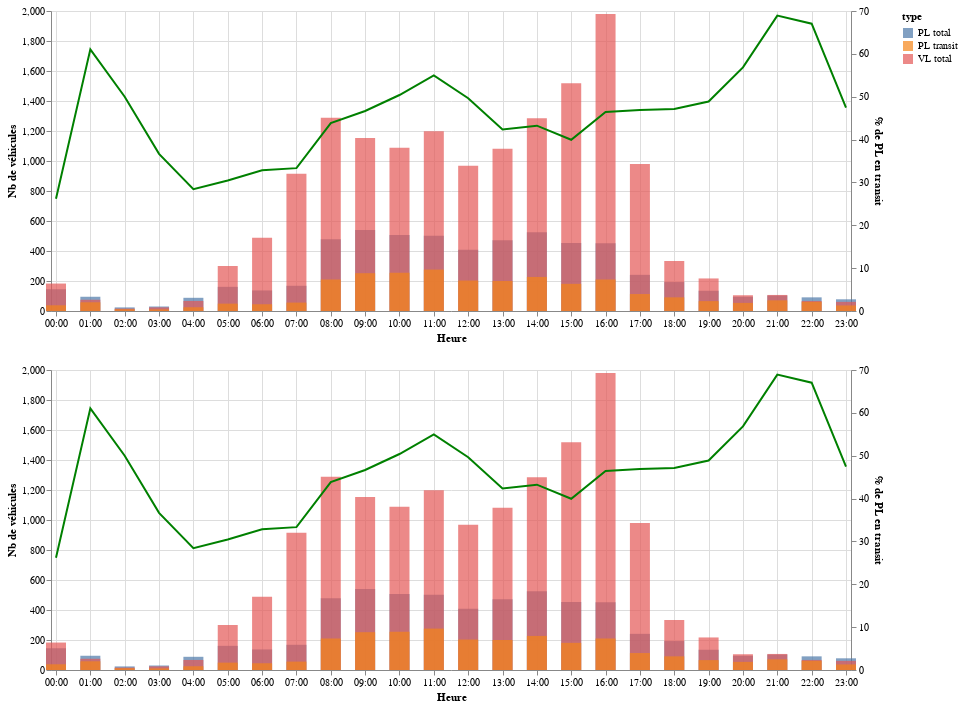

The code cell stored with this chart in its notebook:
### Code cell
alt.vconcat(g.graph_VL_PL_transit_j_cam(synt_nb_veh_cam, '2019-01-28', 5),g.graph_VL_PL_transit_j_cam(synt_nb_veh_cam_redresse, '2019-01-28', 5))

### Figure 1 — Vega-Lite specification as saved in the notebook (floating-point values rounded to 4 significant figures)
{"$schema": "https://vega.github.io/schema/vega-lite/v2.6.0.json", "config": {"view": {"height": 300, "width": 400}}, "datasets": {"data-3bd7e66a618443af7dace92923e6d7bc": [{"camera_id": 5, "created": "2019-01-28T00:00:00", "nb_pl_tot": 145, "nb_pl_transit": 38, "nb_veh": 145, "pct_pl_transit": 26.21, "type": "PL total", "type_x": "PL total", "type_y": "PL transit"}, {"camera_id": 5, "created": "2019-01-28T01:00:00", "nb_pl_tot": 95, "nb_pl_transit": 58, "nb_veh": 95, "pct_pl_transit": 61.05, "type": "PL total", "type_x": "PL total", "type_y": "PL transit"}, {"camera_id": 5, "created": "2019-01-28T02:00:00", "nb_pl_tot": 24, "nb_pl_transit": 12, "nb_veh": 24, "pct_pl_transit": 50, "type": "PL total", "type_x": "PL total", "type_y": "PL transit"}, {"camera_id": 5, "created": "2019-01-28T03:00:00", "nb_pl_tot": 30, "nb_pl_transit": 11, "nb_veh": 30, "pct_pl_transit": 36.67, "type": "PL total", "type_x": "PL total", "type_y": "PL transit"}, {"camera_id": 5, "created": "2019-01-28T04:00:00", "nb_pl_tot": 88, "nb_pl_transit": 25, "nb_veh": 88, "pct_pl_transit": 28.41, "type": "PL total", "type_x": "PL total", "type_y": "PL transit"}, {"camera_id": 5, "created": "2019-01-28T05:00:00", "nb_pl_tot": 161, "nb_pl_transit": 49, "nb_veh": 161, "pct_pl_transit": 30.43, "type": "PL total", "type_x": "PL total", "type_y": "PL transit"}, {"camera_id": 5, "created": "2019-01-28T06:00:00", "nb_pl_tot": 137, "nb_pl_transit": 45, "nb_veh": 137, "pct_pl_transit": 32.85, "type": "PL total", "type_x": "PL total", "type_y": "PL transit"}, {"camera_id": 5, "created": "2019-01-28T07:00:00", "nb_pl_tot": 168, "nb_pl_transit": 56, "nb_veh": 168, "pct_pl_transit": 33.33, "type": "PL total", "type_x": "PL total", "type_y": "PL transit"}, {"camera_id": 5, "created": "2019-01-28T08:00:00", "nb_pl_tot": 479, "nb_pl_transit": 210, "nb_veh": 479, "pct_pl_transit": 43.84, "type": "PL total", "type_x": "PL total", "type_y": "PL transit"}, {"camera_id": 5, "created": "2019-01-28T09:00:00", "nb_pl_tot": 540, "nb_pl_transit": 252, "nb_veh": 540, "pct_pl_transit": 46.67, "type": "PL total", "type_x": "PL total", "type_y": "PL transit"}, {"camera_id": 5, "created": "2019-01-28T10:00:00", "nb_pl_tot": 506, "nb_pl_transit": 255, "nb_veh": 506, "pct_pl_transit": 50.4, "type": "PL total", "type_x": "PL total", "type_y": "PL transit"}, {"camera_id": 5, "created": "2019-01-28T11:00:00", "nb_pl_tot": 502, "nb_pl_transit": 276, "nb_veh": 502, "pct_pl_transit": 54.98, "type": "PL total", "type_x": "PL total", "type_y": "PL transit"}, {"camera_id": 5, "created": "2019-01-28T12:00:00", "nb_pl_tot": 409, "nb_pl_transit": 203, "nb_veh": 409, "pct_pl_transit": 49.63, "type": "PL total", "type_x": "PL total", "type_y": "PL transit"}, {"camera_id": 5, "created": "2019-01-28T13:00:00", "nb_pl_tot": 472, "nb_pl_transit": 200, "nb_veh": 472, "pct_pl_transit": 42.37, "type": "PL total", "type_x": "PL total", "type_y": "PL transit"}, {"camera_id": 5, "created": "2019-01-28T14:00:00", "nb_pl_tot": 525, "nb_pl_transit": 227, "nb_veh": 525, "pct_pl_transit": 43.24, "type": "PL total", "type_x": "PL total", "type_y": "PL transit"}, {"camera_id": 5, "created": "2019-01-28T15:00:00", "nb_pl_tot": 453, "nb_pl_transit": 181, "nb_veh": 453, "pct_pl_transit": 39.96, "type": "PL total", "type_x": "PL total", "type_y": "PL transit"}, {"camera_id": 5, "created": "2019-01-28T16:00:00", "nb_pl_tot": 452, "nb_pl_transit": 210, "nb_veh": 452, "pct_pl_transit": 46.46, "type": "PL total", "type_x": "PL total", "type_y": "PL transit"}, {"camera_id": 5, "created": "2019-01-28T17:00:00", "nb_pl_tot": 241, "nb_pl_transit": 113, "nb_veh": 241, "pct_pl_transit": 46.89, "type": "PL total", "type_x": "PL total", "type_y": "PL transit"}, {"camera_id": 5, "created": "2019-01-28T18:00:00", "nb_pl_tot": 193, "nb_pl_transit": 91, "nb_veh": 193, "pct_pl_transit": 47.15, "type": "PL total", "type_x": "PL total", "type_y": "PL transit"}, {"camera_id": 5, "created": "2019-01-28T19:00:00", "nb_pl_tot": 135, "nb_pl_transit": 66, "nb_veh": 135, "pct_pl_transit": 48.89, "type": "PL total", "type_x": "PL total", "type_y": "PL transit"}, {"camera_id": 5, "created": "2019-01-28T20:00:00", "nb_pl_tot": 95, "nb_pl_transit": 54, "nb_veh": 95, "pct_pl_transit": 56.84, "type": "PL total", "type_x": "PL total", "type_y": "PL transit"}, {"camera_id": 5, "created": "2019-01-28T21:00:00", "nb_pl_tot": 103, "nb_pl_transit": 71, "nb_veh": 103, "pct_pl_transit": 68.93, "type": "PL total", "type_x": "PL total", "type_y": "PL transit"}, {"camera_id": 5, "created": "2019-01-28T22:00:00", "nb_pl_tot": 91, "nb_pl_transit": 61, "nb_veh": 91, "pct_pl_transit": 67.03, "type": "PL total", "type_x": "PL total", "type_y": "PL transit"}, {"camera_id": 5, "created": "2019-01-28T23:00:00", "nb_pl_tot": 78, "nb_pl_transit": 37, "nb_veh": 78, "pct_pl_transit": 47.44, "type": "PL total", "type_x": "PL total", "type_y": "PL transit"}, {"camera_id": 5, "created": "2019-01-28T00:00:00", "nb_pl_tot": 145, "nb_pl_transit": 38, "nb_veh": 183, "pct_pl_transit": 26.21, "type": "VL total", "type_x": "PL total", "type_y": "PL transit"}, {"camera_id": 5, "created": "2019-01-28T01:00:00", "nb_pl_tot": 95, "nb_pl_transit": 58, "nb_veh": 75, "pct_pl_transit": 61.05, "type": "VL total", "type_x": "PL total", "type_y": "PL transit"}, {"camera_id": 5, "created": "2019-01-28T02:00:00", "nb_pl_tot": 24, "nb_pl_transit": 12, "nb_veh": 16, "pct_pl_transit": 50, "type": "VL total", "type_x": "PL total", "type_y": "PL transit"}, {"camera_id": 5, "created": "2019-01-28T03:00:00", "nb_pl_tot": 30, "nb_pl_transit": 11, "nb_veh": 24, "pct_pl_transit": 36.67, "type": "VL total", "type_x": "PL total", "type_y": "PL transit"}, {"camera_id": 5, "created": "2019-01-28T04:00:00", "nb_pl_tot": 88, "nb_pl_transit": 25, "nb_veh": 67, "pct_pl_transit": 28.41, "type": "VL total", "type_x": "PL total", "type_y": "PL transit"}, {"camera_id": 5, "created": "2019-01-28T05:00:00", "nb_pl_tot": 161, "nb_pl_transit": 49, "nb_veh": 300, "pct_pl_transit": 30.43, "type": "VL total", "type_x": "PL total", "type_y": "PL transit"}, {"camera_id": 5, "created": "2019-01-28T06:00:00", "nb_pl_tot": 137, "nb_pl_transit": 45, "nb_veh": 489, "pct_pl_transit": 32.85, "type": "VL total", "type_x": "PL total", "type_y": "PL transit"}, {"camera_id": 5, "created": "2019-01-28T07:00:00", "nb_pl_tot": 168, "nb_pl_transit": 56, "nb_veh": 915, "pct_pl_transit": 33.33, "type": "VL total", "type_x": "PL total", "type_y": "PL transit"}, {"camera_id": 5, "created": "2019-01-28T08:00:00", "nb_pl_tot": 479, "nb_pl_transit": 210, "nb_veh": 1288, "pct_pl_transit": 43.84, "type": "VL total", "type_x": "PL total", "type_y": "PL transit"}, {"camera_id": 5, "created": "2019-01-28T09:00:00", "nb_pl_tot": 540, "nb_pl_transit": 252, "nb_veh": 1153, "pct_pl_transit": 46.67, "type": "VL total", "type_x": "PL total", "type_y": "PL transit"}, {"camera_id": 5, "created": "2019-01-28T10:00:00", "nb_pl_tot": 506, "nb_pl_transit": 255, "nb_veh": 1088, "pct_pl_transit": 50.4, "type": "VL total", "type_x": "PL total", "type_y": "PL transit"}, {"camera_id": 5, "created": "2019-01-28T11:00:00", "nb_pl_tot": 502, "nb_pl_transit": 276, "nb_veh": 1198, "pct_pl_transit": 54.98, "type": "VL total", "type_x": "PL total", "type_y": "PL transit"}, {"camera_id": 5, "created": "2019-01-28T12:00:00", "nb_pl_tot": 409, "nb_pl_transit": 203, "nb_veh": 968, "pct_pl_transit": 49.63, "type": "VL total", "type_x": "PL total", "type_y": "PL transit"}, {"camera_id": 5, "created": "2019-01-28T13:00:00", "nb_pl_tot": 472, "nb_pl_transit": 200, "nb_veh": 1081, "pct_pl_transit": 42.37, "type": "VL total", "type_x": "PL total", "type_y": "PL transit"}, {"camera_id": 5, "created": "2019-01-28T14:00:00", "nb_pl_tot": 525, "nb_pl_transit": 227, "nb_veh": 1285, "pct_pl_transit": 43.24, "type": "VL total", "type_x": "PL total", "type_y": "PL transit"}, {"camera_id": 5, "created": "2019-01-28T15:00:00", "nb_pl_tot": 453, "nb_pl_transit": 181, "nb_veh": 1518, "pct_pl_transit": 39.96, "type": "VL total", "type_x": "PL total", "type_y": "PL transit"}, {"camera_id": 5, "created": "2019-01-28T16:00:00", "nb_pl_tot": 452, "nb_pl_transit": 210, "nb_veh": 1980, "pct_pl_transit": 46.46, "type": "VL total", "type_x": "PL total", "type_y": "PL transit"}, {"camera_id": 5, "created": "2019-01-28T17:00:00", "nb_pl_tot": 241, "nb_pl_transit": 113, "nb_veh": 980, "pct_pl_transit": 46.89, "type": "VL total", "type_x": "PL total", "type_y": "PL transit"}, {"camera_id": 5, "created": "2019-01-28T18:00:00", "nb_pl_tot": 193, "nb_pl_transit": 91, "nb_veh": 333, "pct_pl_transit": 47.15, "type": "VL total", "type_x": "PL total", "type_y": "PL transit"}, {"camera_id": 5, "created": "2019-01-28T19:00:00", "nb_pl_tot": 135, "nb_pl_transit": 66, "nb_veh": 217, "pct_pl_transit": 48.89, "type": "VL total", "type_x": "PL total", "type_y": "PL transit"}, {"camera_id": 5, "created": "2019-01-28T20:00:00", "nb_pl_tot": 95, "nb_pl_transit": 54, "nb_veh": 105, "pct_pl_transit": 56.84, "type": "VL total", "type_x": "PL total", "type_y": "PL transit"}, {"camera_id": 5, "created": "2019-01-28T21:00:00", "nb_pl_tot": 103, "nb_pl_transit": 71, "nb_veh": 107, "pct_pl_transit": 68.93, "type": "VL total", "type_x": "PL total", "type_y": "PL transit"}, {"camera_id": 5, "created": "2019-01-28T22:00:00", "nb_pl_tot": 91, "nb_pl_transit": 61, "nb_veh": 67, "pct_pl_transit": 67.03, "type": "VL total", "type_x": "PL total", "type_y": "PL transit"}, {"camera_id": 5, "created": "2019-01-28T23:00:00", "nb_pl_tot": 78, "nb_pl_transit": 37, "nb_veh": 61, "pct_pl_transit": 47.44, "type": "VL total", "type_x": "PL total", "type_y": "PL transit"}, {"camera_id": 5, "created": "2019-01-28T00:00:00", "nb_pl_tot": 145, "nb_pl_transit": 38, "nb_veh": 38, "pct_pl_transit": 26.21, "type": "PL transit", "type_x": "PL total", "type_y": "PL transit"}, {"camera_id": 5, "created": "2019-01-28T01:00:00", "nb_pl_tot": 95, "nb_pl_transit": 58, "nb_veh": 58, "pct_pl_transit": 61.05, "type": "PL transit", "type_x": "PL total", "type_y": "PL transit"}, {"camera_id": 5, "created": "2019-01-28T02:00:00", "nb_pl_tot": 24, "nb_pl_transit": 12, "nb_veh": 12, "pct_pl_transit": 50, "type": "PL transit", "type_x": "PL total", "type_y": "PL transit"}, {"camera_id": 5, "created": "2019-01-28T03:00:00", "nb_pl_tot": 30, "nb_pl_transit": 11, "nb_veh": 11, "pct_pl_transit": 36.67, "type": "PL transit", "type_x": "PL total", "type_y": "PL transit"}, {"camera_id": 5, "created": "2019-01-28T04:00:00", "nb_pl_tot": 88, "nb_pl_transit": 25, "nb_veh": 25, "pct_pl_transit": 28.41, "type": "PL transit", "type_x": "PL total", "type_y": "PL transit"}, {"camera_id": 5, "created": "2019-01-28T05:00:00", "nb_pl_tot": 161, "nb_pl_transit": 49, "nb_veh": 49, "pct_pl_transit": 30.43, "type": "PL transit", "type_x": "PL total", "type_y": "PL transit"}, {"camera_id": 5, "created": "2019-01-28T06:00:00", "nb_pl_tot": 137, "nb_pl_transit": 45, "nb_veh": 45, "pct_pl_transit": 32.85, "type": "PL transit", "type_x": "PL total", "type_y": "PL transit"}, {"camera_id": 5, "created": "2019-01-28T07:00:00", "nb_pl_tot": 168, "nb_pl_transit": 56, "nb_veh": 56, "pct_pl_transit": 33.33, "type": "PL transit", "type_x": "PL total", "type_y": "PL transit"}, {"camera_id": 5, "created": "2019-01-28T08:00:00", "nb_pl_tot": 479, "nb_pl_transit": 210, "nb_veh": 210, "pct_pl_transit": 43.84, "type": "PL transit", "type_x": "PL total", "type_y": "PL transit"}, {"camera_id": 5, "created": "2019-01-28T09:00:00", "nb_pl_tot": 540, "nb_pl_transit": 252, "nb_veh": 252, "pct_pl_transit": 46.67, "type": "PL transit", "type_x": "PL total", "type_y": "PL transit"}, {"camera_id": 5, "created": "2019-01-28T10:00:00", "nb_pl_tot": 506, "nb_pl_transit": 255, "nb_veh": 255, "pct_pl_transit": 50.4, "type": "PL transit", "type_x": "PL total", "type_y": "PL transit"}, {"camera_id": 5, "created": "2019-01-28T11:00:00", "nb_pl_tot": 502, "nb_pl_transit": 276, "nb_veh": 276, "pct_pl_transit": 54.98, "type": "PL transit", "type_x": "PL total", "type_y": "PL transit"}, {"camera_id": 5, "created": "2019-01-28T12:00:00", "nb_pl_tot": 409, "nb_pl_transit": 203, "nb_veh": 203, "pct_pl_transit": 49.63, "type": "PL transit", "type_x": "PL total", "type_y": "PL transit"}, {"camera_id": 5, "created": "2019-01-28T13:00:00", "nb_pl_tot": 472, "nb_pl_transit": 200, "nb_veh": 200, "pct_pl_transit": 42.37, "type": "PL transit", "type_x": "PL total", "type_y": "PL transit"}, {"camera_id": 5, "created": "2019-01-28T14:00:00", "nb_pl_tot": 525, "nb_pl_transit": 227, "nb_veh": 227, "pct_pl_transit": 43.24, "type": "PL transit", "type_x": "PL total", "type_y": "PL transit"}, {"camera_id": 5, "created": "2019-01-28T15:00:00", "nb_pl_tot": 453, "nb_pl_transit": 181, "nb_veh": 181, "pct_pl_transit": 39.96, "type": "PL transit", "type_x": "PL total", "type_y": "PL transit"}, {"camera_id": 5, "created": "2019-01-28T16:00:00", "nb_pl_tot": 452, "nb_pl_transit": 210, "nb_veh": 210, "pct_pl_transit": 46.46, "type": "PL transit", "type_x": "PL total", "type_y": "PL transit"}, {"camera_id": 5, "created": "2019-01-28T17:00:00", "nb_pl_tot": 241, "nb_pl_transit": 113, "nb_veh": 113, "pct_pl_transit": 46.89, "type": "PL transit", "type_x": "PL total", "type_y": "PL transit"}, {"camera_id": 5, "created": "2019-01-28T18:00:00", "nb_pl_tot": 193, "nb_pl_transit": 91, "nb_veh": 91, "pct_pl_transit": 47.15, "type": "PL transit", "type_x": "PL total", "type_y": "PL transit"}, {"camera_id": 5, "created": "2019-01-28T19:00:00", "nb_pl_tot": 135, "nb_pl_transit": 66, "nb_veh": 66, "pct_pl_transit": 48.89, "type": "PL transit", "type_x": "PL total", "type_y": "PL transit"}, {"camera_id": 5, "created": "2019-01-28T20:00:00", "nb_pl_tot": 95, "nb_pl_transit": 54, "nb_veh": 54, "pct_pl_transit": 56.84, "type": "PL transit", "type_x": "PL total", "type_y": "PL transit"}, {"camera_id": 5, "created": "2019-01-28T21:00:00", "nb_pl_tot": 103, "nb_pl_transit": 71, "nb_veh": 71, "pct_pl_transit": 68.93, "type": "PL transit", "type_x": "PL total", "type_y": "PL transit"}, {"camera_id": 5, "created": "2019-01-28T22:00:00", "nb_pl_tot": 91, "nb_pl_transit": 61, "nb_veh": 61, "pct_pl_transit": 67.03, "type": "PL transit", "type_x": "PL total", "type_y": "PL transit"}, {"camera_id": 5, "created": "2019-01-28T23:00:00", "nb_pl_tot": 78, "nb_pl_transit": 37, "nb_veh": 37, "pct_pl_transit": 47.44, "type": "PL transit", "type_x": "PL total", "type_y": "PL transit"}]}, "vconcat": [{"layer": [{"data": {"name": "data-3bd7e66a618443af7dace92923e6d7bc"}, "encoding": {"color": {"field": "type", "type": "nominal"}, "x": {"axis": {"format": "%H:%M", "title": "Heure"}, "field": "created", "type": "temporal"}, "y": {"axis": {"title": "Nb de véhicules"}, "field": "nb_veh", "stack": null, "type": "quantitative"}}, "mark": {"opacity": 0.7, "size": 20, "type": "bar"}}, {"data": {"name": "data-3bd7e66a618443af7dace92923e6d7bc"}, "encoding": {"x": {"axis": {"format": "%H:%M", "title": "Heure"}, "field": "created", "type": "temporal"}, "y": {"axis": {"title": "% de PL en transit"}, "field": "pct_pl_transit", "type": "quantitative"}}, "mark": {"color": "green", "type": "line"}}], "resolve": {"scale": {"color": "shared", "x": "shared", "y": "independent"}}, "width": 800}, {"layer": [{"data": {"name": "data-3bd7e66a618443af7dace92923e6d7bc"}, "encoding": {"color": {"field": "type", "type": "nominal"}, "x": {"axis": {"format": "%H:%M", "title": "Heure"}, "field": "created", "type": "temporal"}, "y": {"axis": {"title": "Nb de véhicules"}, "field": "nb_veh", "stack": null, "type": "quantitative"}}, "mark": {"opacity": 0.7, "size": 20, "type": "bar"}}, {"data": {"name": "data-3bd7e66a618443af7dace92923e6d7bc"}, "encoding": {"x": {"axis": {"format": "%H:%M", "title": "Heure"}, "field": "created", "type": "temporal"}, "y": {"axis": {"title": "% de PL en transit"}, "field": "pct_pl_transit", "type": "quantitative"}}, "mark": {"color": "green", "type": "line"}}], "resolve": {"scale": {"color": "shared", "x": "shared", "y": "independent"}}, "width": 800}]}
